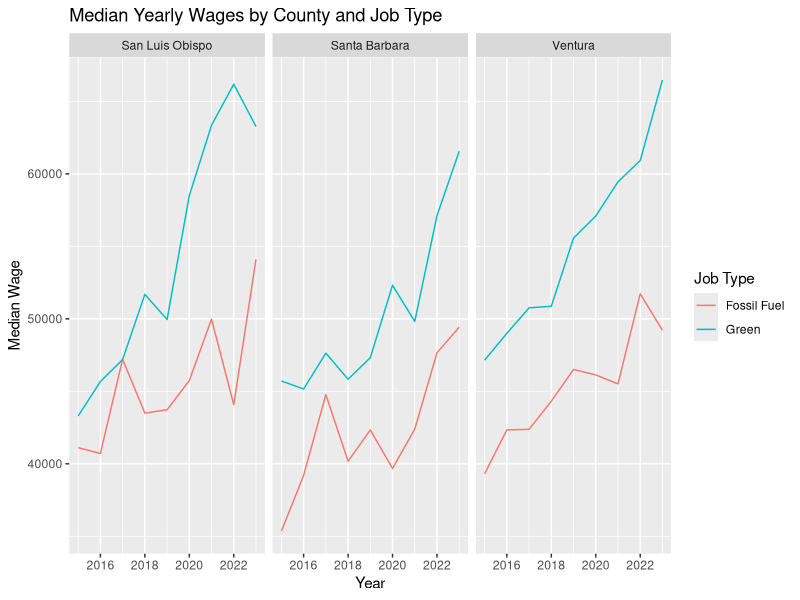
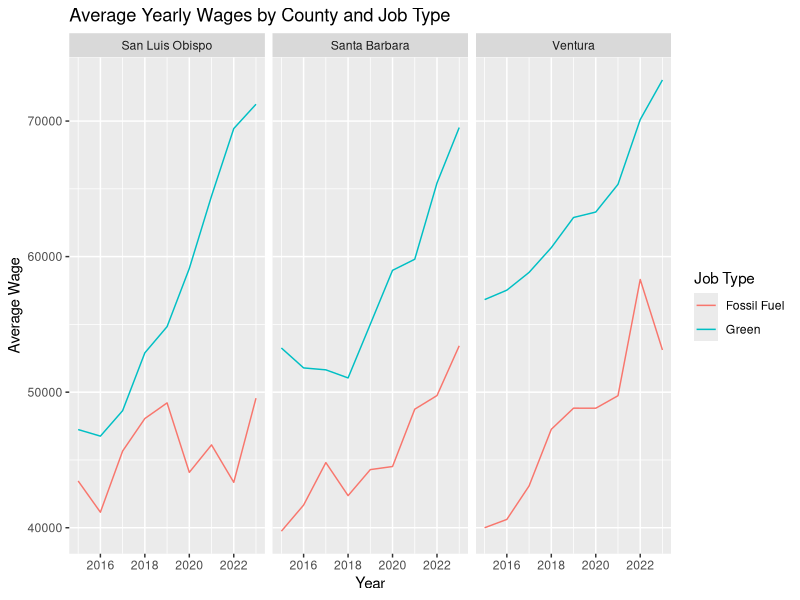

Write the R code that produced these figures, in order.
library(ggplot2)
library(tidyverse)

data <- read.csv("../Data/median_yearly_earning.csv")
  
data %>% 
  mutate(estimate = as.numeric(estimate)) %>% 
  filter(job_type != 'Other') %>% 
  group_by(county,year, job_type) %>% 
  summarise(med_wage = median(estimate, na.rm = T)) %>% 
  ggplot(aes(x = year, y = med_wage,  color = job_type)) +
  geom_line() +
  labs(title = "Median Yearly Wages by County and Job Type",
       x = "Year",
       y = "Median Wage",
       color = "Job Type")+
  facet_wrap(~county)

data %>% 
  mutate(estimate = as.numeric(estimate)) %>% 
  filter(job_type != 'Other') %>% 
  group_by(county,year, job_type) %>% 
  summarise(avg_wage = mean(estimate, na.rm = T)) %>% 
  ggplot(aes(x = year, y = avg_wage,  color = job_type)) +
  geom_line() +
  labs(title = "Average Yearly Wages by County and Job Type",
       x = "Year",
       y = "Average Wage",
       color = "Job Type")+
  facet_wrap(~county)
